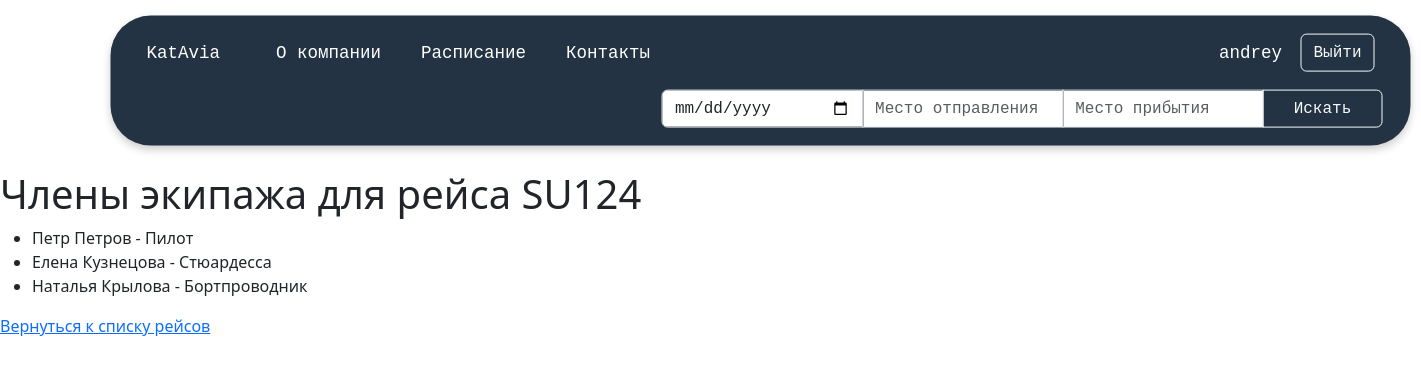
The page /crew/2/ (signed in) on the database its author committed.
### users/models.py (models this page shows)
class CustomUser(AbstractUser):
    class Meta:
        verbose_name = "Пользователь"
        verbose_name_plural = "Пользователи"

### flights/models.py (models this page shows, shortened)
class Flight(models.Model):
    flight_number = models.CharField(max_length=10, verbose_name="Номер рейса")
    departure_location = models.CharField(
        max_length=100, verbose_name="Место отправления"
    )
    arrival_location = models.CharField(max_length=100, verbose_name="Место прибытия")
    departure_time = models.DateTimeField(verbose_name="Время отправления")
    arrival_time = models.DateTimeField(verbose_name="Время прибытия")
    crew = models.ManyToManyField(
        CrewMember, related_name="assigned_flights", verbose_name="Экипаж"
    )
    class Meta:
        verbose_name = "Рейс"
        verbose_name_plural = "Рейсы"

### crew/models.py (models this page shows, shortened)
class CrewMember(models.Model):
    name = models.CharField(max_length=100, verbose_name="Имя")
    role = models.CharField(max_length=50, verbose_name="Роль")
    flights = models.ManyToManyField(
        "flights.Flight", related_name="crew_members", verbose_name="Рейсы"
    )
    class Meta:
        verbose_name = "Член экипажа"
        verbose_name_plural = "Члены экипажа"

### crew/views.py (the view)
# urls.py: path("<int:flight_id>/", views.crew_list, name="crew_list"),
def crew_list(request, flight_id):
    flight = get_object_or_404(Flight, id=flight_id)
    crew_members = flight.crew.all()
    return render(
        request, "crew_list.html", {"flight": flight, "crew_members": crew_members}
    )

### templates/crew_list.html
{% extends "base.html" %}
{% block content %}
<h1>Члены экипажа для рейса {{ flight.flight_number }}</h1>
<ul>
    {% for member in crew_members %}
        <li>{{ member.name }} - {{ member.role }}</li>
    {% endfor %}
</ul>
<a href="{% url 'flight_list' %}">Вернуться к списку рейсов</a>
{% endblock %}

### templates/base.html (shortened to what this page needs)
{% load static %}
<!DOCTYPE html>
<html lang="ru">
<head>
    <link rel="stylesheet" href="https://cdn.jsdelivr.net/npm/bootstrap@5.3.2/dist/css/bootstrap.min.css">
    <link href="https://cdn.jsdelivr.net/npm/bootstrap@5.3.2/dist/css/bootstrap.min.css" rel="stylesheet">
</head>
<body>
<header class="p-3" style="background-color: #233343; color: white;">
    <div class="container">
        <div class="d-flex flex-wrap align-items-center justify-content justify-content-lg-start">
            <a href="{% url 'home' %}" class="d-flex align-items-center text-white text-decoration-none">
                <span class="ms-2 me-lg-5">KatAvia</span>
            </a>
            <ul class="nav col-12 col-lg-auto me-auto mb-2 justify-content-start mb-md-0">
                <li><a href="{% url 'about' %}" class="nav-link px-2 text-white me-lg-4">О компании</a></li>
                <li><a href="{% url 'flight_list' %}" class="nav-link px-2 text-white me-lg-4">Расписание</a></li>
                <li><a href="{% url 'contacts' %}" class="nav-link px-2 text-white me-lg-4">Контакты</a></li>
            </ul>
            <div class="text-end">
                {% if user.is_authenticated %}
                    <span class="me-2">{{ user.username }}</span>
                    <a href="{% url 'logout' %}" class="btn btn-outline-light me-2">Выйти</a>
                {% else %}
                    <button type="button" class="btn btn-outline-light me-2" data-bs-toggle="modal" data-bs-target="#loginModal">Логин</button>
                    <button type="button" class="btn btn-outline-light me-2" data-bs-toggle="modal" data-bs-target="#registerModal">Регистрация</button>
                {% endif %}
            </div>
        </div>
        <div class="row mt-3">
            <div class="col-12 col-lg-auto mb-3 mb-lg-0 ms-auto">
                <form class="input-group" role="search" method="GET" action="{% url 'search_flights' %}">
                    <input type="date" class="form-control col-2" id="start_date" name="start_date" placeholder="Дата отправления" aria-label="Дата отправления">
                    <input type="text" class="form-control col-3" id="departure_location" name="departure_location" placeholder="Место отправления" aria-label="Место отправления">
                    <input type="text" class="form-control col-3" id="arrival_location" name="arrival_location" placeholder="Место прибытия" aria-label="Место прибытия">
                    <button type="submit" class="btn btn-outline-light col-2">Искать</button>
                </form>
            </div>
        </div>
    </div>
</header>
<main>
    {% block content %}{% endblock %}
</main>
</body>
</html>

### templates/base.html (style rules this page uses)
header { transform: translate(+8.5%, +12%); display: flex; width: 1300px; height: 130px; border-radius: 40px; box-shadow: 0 4px 8px rgba(0, 0, 0, 0.2); font-family: "COURIER"; font-size: 17.5px; margin-bottom: 40px; }

### rows shown on the page
CustomUser: username "andrey"
Flight: flight_number "SU124"
CrewMember: name "Петр Петров", role "Пилот"
CrewMember: name "Елена Кузнецова", role "Стюардесса"
CrewMember: name "Наталья Крылова", role "Бортпроводник"
